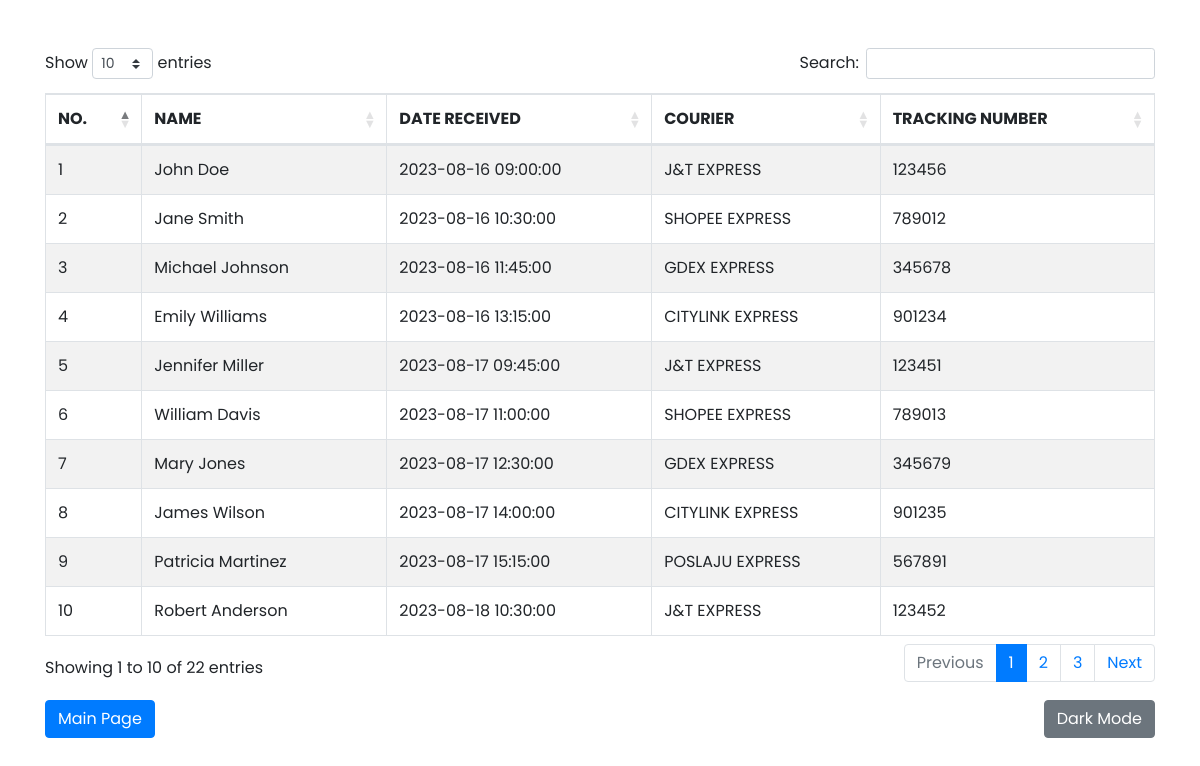
The page /view.php on the database its author committed.
### tables this page shows
CREATE TABLE `easyparcel` (
  `name_parcel` varchar(50) NOT NULL,
  `date_received` datetime NOT NULL,
  `courier` varchar(50) NOT NULL,
  `tracking_num` int(20) NOT NULL
);

### view.php (the view, shortened to what this page needs)
<?php
include 'conn.php';
$sql = "SELECT * from easyparcel";
$result = mysqli_query($conn, $sql);
?>
<!DOCTYPE html>
<html lang="en">
<head>
    <link rel="stylesheet" href="https://maxcdn.bootstrapcdn.com/bootstrap/4.5.2/css/bootstrap.min.css">
    <link rel="stylesheet" href="https://cdn.datatables.net/1.10.24/css/dataTables.bootstrap4.min.css">
</head>
<body>
    <div class="container mt-5">
        <?php if (mysqli_num_rows($result) > 0) { ?>
            <table id="itemTable" class="table table-bordered table-striped">
                <thead>
                    <tr>
                        <th>NO.</th>
                        <th>NAME</th>
                        <th>DATE RECEIVED</th>
                        <th>COURIER</th>
                        <th>TRACKING NUMBER</th>
                    </tr>
                </thead>
                <tbody>
                    <?php
                    $count = 1;
                    while ($row = mysqli_fetch_assoc($result)) {
                        ?>
                        <tr>
                            <td><?php echo $count++; ?></td>
                            <td><?php echo $row['name_parcel']; ?></td>
                            <td><?php echo $row['date_received']; ?></td>
                            <td><?php echo $row['courier']; ?></td>
                            <td><?php echo $row['tracking_num']; ?></td>
                        </tr>
                    <?php
                    }
                    ?>
                </tbody>
            </table>
        <?php } else { ?>
            <p>No Result found</p>
        <?php } ?>
        <a href="index.php" class="btn btn-primary mt-3"><i class="fas fa-arrow-left"></i> Main Page</a>
        <button id="darkModeToggle" class="btn btn-secondary mt-3 float-right"><i class="fas fa-moon"></i> Dark Mode</button>
    </div>
</body>
</html>

### view.php (style rules this page uses)
body { font-family: 'Poppins', Arial, sans-serif; }

### rows shown on the page
easyparcel: name_parcel "John Doe", date_received "2023-08-16 09:00:00", courier "J&T EXPRESS", tracking_num "123456"
easyparcel: name_parcel "Jane Smith", date_received "2023-08-16 10:30:00", courier "SHOPEE EXPRESS", tracking_num "789012"
easyparcel: name_parcel "Michael Johnson", date_received "2023-08-16 11:45:00", courier "GDEX EXPRESS", tracking_num "345678"
easyparcel: name_parcel "Emily Williams", date_received "2023-08-16 13:15:00", courier "CITYLINK EXPRESS", tracking_num "901234"
easyparcel: name_parcel "Jennifer Miller", date_received "2023-08-17 09:45:00", courier "J&T EXPRESS", tracking_num "123451"
easyparcel: name_parcel "William Davis", date_received "2023-08-17 11:00:00", courier "SHOPEE EXPRESS", tracking_num "789013"
easyparcel: name_parcel "Mary Jones", date_received "2023-08-17 12:30:00", courier "GDEX EXPRESS", tracking_num "345679"
easyparcel: name_parcel "James Wilson", date_received "2023-08-17 14:00:00", courier "CITYLINK EXPRESS", tracking_num "901235"
easyparcel: name_parcel "Patricia Martinez", date_received "2023-08-17 15:15:00", courier "POSLAJU EXPRESS", tracking_num "567891"
easyparcel: name_parcel "Robert Anderson", date_received "2023-08-18 10:30:00", courier "J&T EXPRESS", tracking_num "123452"
